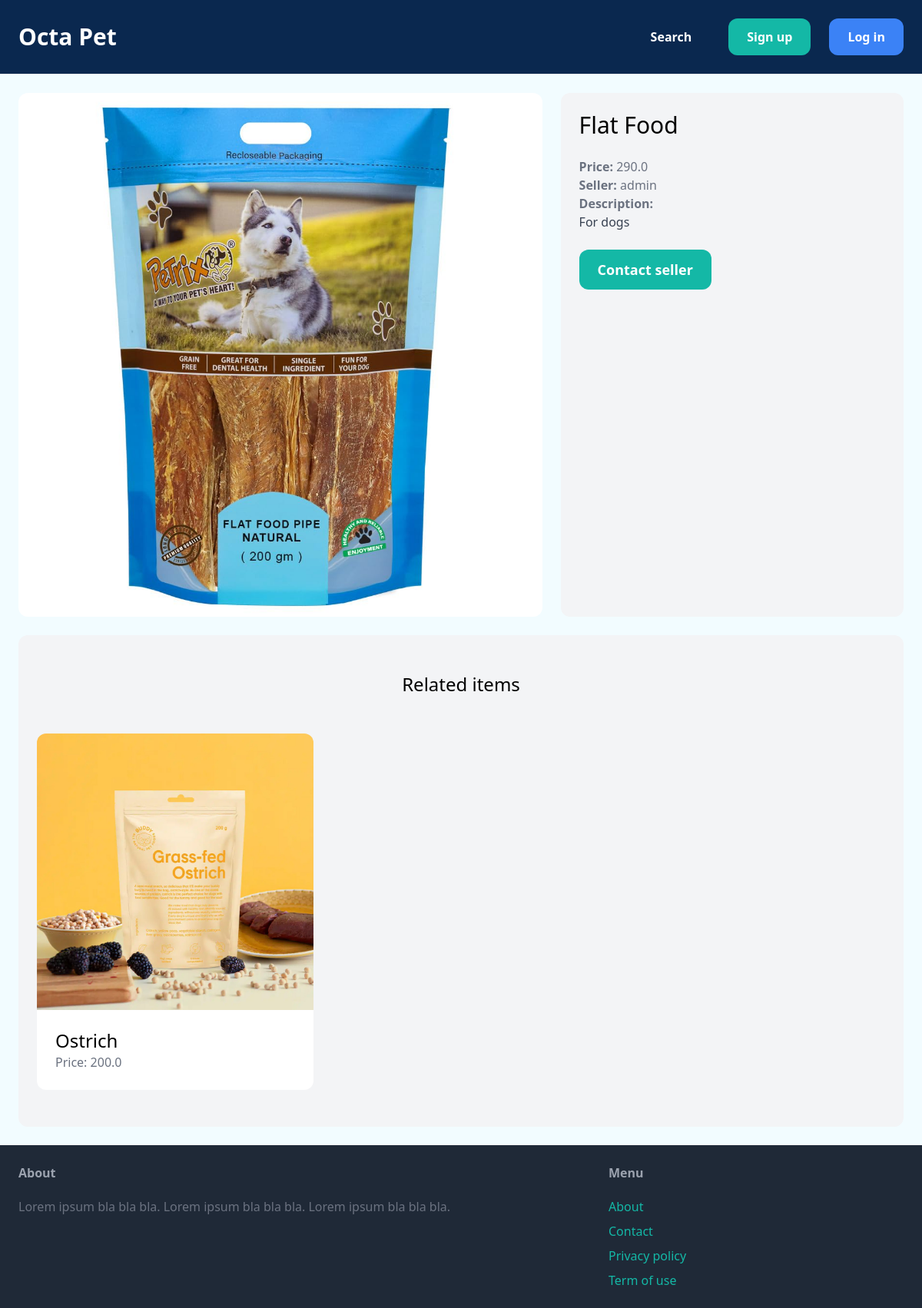
Page /items/1/ on the committed database.
### item/models.py (models this page shows, shortened)
class Item(models.Model):
    category = models.ForeignKey(Category, related_name='items', on_delete=models.CASCADE)
    name = models.CharField(max_length=255)
    description = models.TextField(blank=True, null=True)
    price = models.FloatField()
    image = models.ImageField(upload_to='item_images', blank=True, null=True)
    is_sold = models.BooleanField(default=False)
    created_by = models.ForeignKey(User, related_name='items', on_delete=models.CASCADE)
    created_at = models.DateTimeField(auto_now_add=True)

### item/views.py (the view)
# urls.py: path('<int:pk>/', views.detail, name='detail'),
def detail(request, pk):
    item = get_object_or_404(Item, pk=pk)
    related_items = Item.objects.filter(category=item.category, is_sold=False).exclude(pk=pk)[0:3]
    return render(request, 'item/detail.html', {
        'item': item,
        'related_items': related_items
    })

### item/templates/item/detail.html (shortened to what this page needs)
{% extends 'core/base.html' %}
{% block content %}
<div class="grid grid-cols-5 gap-6">
    <div class="col-span-3">
        <img src="{{ item.image.url }}" class="rounded-xl">
    </div>
    <div class="col-span-2 p-6 bg-gray-100 rounded-xl">
        <h1 class="mb-6 text-3xl">{{ item.name }}</h1>
        <p class="text-gray-500"><strong>Price: </strong>{{ item.price }}</p>
        <p class="text-gray-500"><strong>Seller: </strong>{{ item.created_by.username }}</p>
        {% if item.description %}
            <p class="text-gray-700">
                <strong class="text-gray-500">Description:</strong><br>
                {{ item.description }}
            </p>
        {% endif %}
        {% if request.user == item.created_by %}
            <div class="mt-6 p-6 bg-white rounded-xl">
                <p>This is your item!</p>
                <a href="{% url 'item:edit' item.id %}" class="inline-block mt-6 px-6 py-3 text-lg font-semibold bg-teal-500 text-white rounded-xl">Edit</a>
                <a href="{% url 'item:delete' item.id %}" class="inline-block mt-6 px-6 py-3 text-lg font-semibold bg-red-500 text-white rounded-xl">Delete</a>
            </div>
        {% else %}
            <a href="{% url 'conversation:new' item.id %}" class="inline-block mt-6 px-6 py-3 text-lg font-semibold bg-teal-500 text-white rounded-xl hover:bg-teal-700">Contact seller</a>
        {% endif %}
    </div>
</div>
<div class="mt-6 px-6 py-12 bg-gray-100 rounded-xl">
    <h2 class="mb-12 text-2xl text-center">Related items</h2>
    <div class="grid grid-cols-3 gap-3">
        {% for item in related_items %}
            <div>
                <a href="{% url 'item:detail' item.id %}">
                    <div>
                        <img src="{{ item.image.url }}" class="rounded-t-xl">
                    </div>
                    <div class="p-6 bg-white rounded-b-xl">
                        <h2 class="text-2xl">{{ item.name }}</h2>
                        <p class="text-gray-500">Price: {{ item.price }}</p>
                    </div>
                </a>
            </div>
        {% endfor %}
    </div>
</div>
{% endblock %}

### media/core.css (style rules this page uses)
body { background: #f2fcff; align-items: center; justify-content: center; }
* { box-sizing: border-box }

### rows in the picture
Item: image (picture), name "Flat Food", price "290.0", created_by.username "admin", description "For dogs"
Item: image (picture), name "Ostrich", price "200.0"
